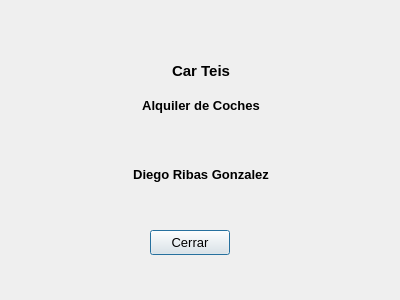
<?xml version="1.0" encoding="UTF-8"?>
<ui version="4.0">
 <class>dlgAbout</class>
 <widget class="QDialog" name="dlgAbout">
  <property name="windowModality">
   <enum>Qt::ApplicationModal</enum>
  </property>
  <property name="geometry">
   <rect>
    <x>0</x>
    <y>0</y>
    <width>400</width>
    <height>300</height>
   </rect>
  </property>
  <property name="minimumSize">
   <size>
    <width>400</width>
    <height>300</height>
   </size>
  </property>
  <property name="maximumSize">
   <size>
    <width>400</width>
    <height>300</height>
   </size>
  </property>
  <property name="windowTitle">
   <string>Acerca de...</string>
  </property>
  <property name="windowIcon">
   <iconset>
    <normaloff>img/logo.ico</normaloff>img/logo.ico</iconset>
  </property>
  <property name="modal">
   <bool>true</bool>
  </property>
  <widget class="QPushButton" name="btnCerrar">
   <property name="geometry">
    <rect>
     <x>150</x>
     <y>230</y>
     <width>80</width>
     <height>25</height>
    </rect>
   </property>
   <property name="sizePolicy">
    <sizepolicy hsizetype="Ignored" vsizetype="Fixed">
     <horstretch>0</horstretch>
     <verstretch>0</verstretch>
    </sizepolicy>
   </property>
   <property name="minimumSize">
    <size>
     <width>80</width>
     <height>25</height>
    </size>
   </property>
   <property name="maximumSize">
    <size>
     <width>80</width>
     <height>25</height>
    </size>
   </property>
   <property name="font">
    <font>
     <pointsize>10</pointsize>
    </font>
   </property>
   <property name="text">
    <string>Cerrar</string>
   </property>
   <property name="autoDefault">
    <bool>true</bool>
   </property>
  </widget>
  <widget class="QWidget" name="layoutWidget">
   <property name="geometry">
    <rect>
     <x>0</x>
     <y>20</y>
     <width>402</width>
     <height>171</height>
    </rect>
   </property>
   <layout class="QGridLayout" name="gridLayout">
    <property name="horizontalSpacing">
     <number>2</number>
    </property>
    <property name="verticalSpacing">
     <number>0</number>
    </property>
    <item row="0" column="0">
     <widget class="QLabel" name="lblLogo">
      <property name="text">
       <string/>
      </property>
      <property name="pixmap">
       <pixmap>img/logo.ico</pixmap>
      </property>
      <property name="alignment">
       <set>Qt::AlignCenter</set>
      </property>
     </widget>
    </item>
    <item row="1" column="0">
     <widget class="QLabel" name="lblNombreprograma">
      <property name="minimumSize">
       <size>
        <width>140</width>
        <height>20</height>
       </size>
      </property>
      <property name="font">
       <font>
        <pointsize>11</pointsize>
        <weight>75</weight>
        <bold>true</bold>
       </font>
      </property>
      <property name="text">
       <string>Car Teis</string>
      </property>
      <property name="alignment">
       <set>Qt::AlignCenter</set>
      </property>
      <property name="margin">
       <number>-3</number>
      </property>
     </widget>
    </item>
    <item row="2" column="0">
     <widget class="QLabel" name="lblMotivo">
      <property name="minimumSize">
       <size>
        <width>400</width>
        <height>20</height>
       </size>
      </property>
      <property name="font">
       <font>
        <pointsize>10</pointsize>
        <weight>75</weight>
        <bold>true</bold>
       </font>
      </property>
      <property name="text">
       <string>Alquiler de Coches</string>
      </property>
      <property name="alignment">
       <set>Qt::AlignCenter</set>
      </property>
      <property name="margin">
       <number>-3</number>
      </property>
     </widget>
    </item>
    <item row="3" column="0">
     <widget class="QLabel" name="lblVersion">
      <property name="minimumSize">
       <size>
        <width>140</width>
        <height>20</height>
       </size>
      </property>
      <property name="font">
       <font>
        <pointsize>11</pointsize>
        <weight>75</weight>
        <bold>true</bold>
       </font>
      </property>
      <property name="text">
       <string/>
      </property>
      <property name="alignment">
       <set>Qt::AlignCenter</set>
      </property>
      <property name="margin">
       <number>-3</number>
      </property>
     </widget>
    </item>
    <item row="4" column="0">
     <widget class="QLabel" name="lblAutor">
      <property name="minimumSize">
       <size>
        <width>140</width>
        <height>20</height>
       </size>
      </property>
      <property name="font">
       <font>
        <pointsize>10</pointsize>
        <weight>75</weight>
        <bold>true</bold>
       </font>
      </property>
      <property name="text">
       <string>Diego Ribas Gonzalez</string>
      </property>
      <property name="alignment">
       <set>Qt::AlignCenter</set>
      </property>
      <property name="margin">
       <number>-3</number>
      </property>
     </widget>
    </item>
   </layout>
  </widget>
 </widget>
 <resources/>
 <connections/>
</ui>
